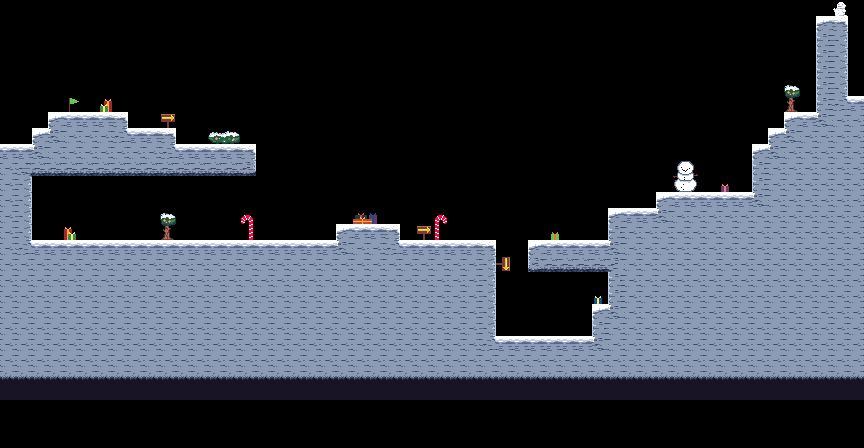

Tiled map render using the project's own tile images. Description and the whole map definition, tile-layer contents included, below:
An orthogonal 54x28 tile map with 16x16 px tiles, 2 tile layers (collisions, decor).

<map version="1.10" tiledversion="1.10.1" orientation="orthogonal" renderorder="right-down" width="54" height="28" tilewidth="16" tileheight="16" infinite="0" nextlayerid="3" nextobjectid="1">
 <tileset firstgid="1" source="penguinGaimTileset.tsx" />
 <layer id="1" name="collisions" width="54" height="28">
  <data encoding="csv">
0,0,0,0,0,0,0,0,0,0,0,0,0,0,0,0,0,0,0,0,0,0,0,0,0,0,0,0,0,0,0,0,0,0,0,0,0,0,0,0,0,0,0,0,0,0,0,0,0,0,0,0,0,0,
0,0,0,0,0,0,0,0,0,0,0,0,0,0,0,0,0,0,0,0,0,0,0,0,0,0,0,0,0,0,0,0,0,0,0,0,0,0,0,0,0,0,0,0,0,0,0,0,0,0,0,1,3,0,
0,0,0,0,0,0,0,0,0,0,0,0,0,0,0,0,0,0,0,0,0,0,0,0,0,0,0,0,0,0,0,0,0,0,0,0,0,0,0,0,0,0,0,0,0,0,0,0,0,0,0,11,13,0,
0,0,0,0,0,0,0,0,0,0,0,0,0,0,0,0,0,0,0,0,0,0,0,0,0,0,0,0,0,0,0,0,0,0,0,0,0,0,0,0,0,0,0,0,0,0,0,0,0,0,0,11,13,0,
0,0,0,0,0,0,0,0,0,0,0,0,0,0,0,0,0,0,0,0,0,0,0,0,0,0,0,0,0,0,0,0,0,0,0,0,0,0,0,0,0,0,0,0,0,0,0,0,0,0,0,11,13,0,
0,0,0,0,0,0,0,0,0,0,0,0,0,0,0,0,0,0,0,0,0,0,0,0,0,0,0,0,0,0,0,0,0,0,0,0,0,0,0,0,0,0,0,0,0,0,0,0,0,0,0,11,13,0,
0,0,0,0,0,0,0,0,0,0,0,0,0,0,0,0,0,0,0,0,0,0,0,0,0,0,0,0,0,0,0,0,0,0,0,0,0,0,0,0,0,0,0,0,0,0,0,0,0,0,0,11,41,2,
0,0,0,1,2,2,2,3,0,0,0,0,0,0,0,0,0,0,0,0,0,0,0,0,0,0,0,0,0,0,0,0,0,0,0,0,0,0,0,0,0,0,0,0,0,0,0,0,0,1,2,42,12,12,
0,0,1,42,12,12,12,41,2,2,3,0,0,0,0,0,0,0,0,0,0,0,0,0,0,0,0,0,0,0,0,0,0,0,0,0,0,0,0,0,0,0,0,0,0,0,0,0,1,42,12,12,12,12,
2,2,42,12,12,12,12,12,12,12,41,2,2,2,2,3,0,0,0,0,0,0,0,0,0,0,0,0,0,0,0,0,0,0,0,0,0,0,0,0,0,0,0,0,0,0,0,1,42,12,12,12,12,12,
12,31,22,22,22,22,22,22,22,22,22,22,22,22,22,23,0,0,0,0,0,0,0,0,0,0,0,0,0,0,0,0,0,0,0,0,0,0,0,0,0,0,0,0,0,0,0,11,12,12,12,12,12,12,
12,13,0,0,0,0,0,0,0,0,0,0,0,0,0,0,0,0,0,0,0,0,0,0,0,0,0,0,0,0,0,0,0,0,0,0,0,0,0,0,0,0,0,0,0,0,0,11,12,12,12,12,12,12,
12,13,0,0,0,0,0,0,0,0,0,0,0,0,0,0,0,0,0,0,0,0,0,0,0,0,0,0,0,0,0,0,0,0,0,0,0,0,0,0,0,1,2,2,2,2,2,42,12,12,12,12,12,12,
12,13,0,0,0,0,0,0,0,0,0,0,0,0,0,0,0,0,0,0,0,0,0,0,0,0,0,0,0,0,0,0,0,0,0,0,0,0,1,2,2,42,12,12,12,12,12,12,12,12,12,12,12,12,
12,13,0,0,0,0,0,0,0,0,0,0,0,0,0,0,0,0,0,0,0,1,2,2,3,0,0,0,0,0,0,0,0,0,0,0,0,0,11,12,12,12,12,12,12,12,12,12,12,12,12,12,12,12,
12,41,2,2,2,2,2,2,2,2,2,2,2,2,2,2,2,2,2,2,2,42,12,12,41,2,2,2,2,2,3,0,0,1,2,2,2,2,42,12,12,12,12,12,12,12,12,12,12,12,12,12,12,12,
12,12,12,12,12,12,12,12,12,12,12,12,12,12,12,12,12,12,12,12,12,12,12,12,12,12,12,12,12,12,13,0,0,21,22,22,22,22,32,12,12,12,12,12,12,12,12,12,12,12,12,12,12,12,
12,12,12,12,12,12,12,12,12,12,12,12,12,12,12,12,12,12,12,12,12,12,12,12,12,12,12,12,12,12,13,0,0,0,0,0,0,0,11,12,12,12,12,12,12,12,12,12,12,12,12,12,12,12,
12,12,12,12,12,12,12,12,12,12,12,12,12,12,12,12,12,12,12,12,12,12,12,12,12,12,12,12,12,12,13,0,0,0,0,0,0,0,11,12,12,12,12,12,12,12,12,12,12,12,12,12,12,12,
12,12,12,12,12,12,12,12,12,12,12,12,12,12,12,12,12,12,12,12,12,12,12,12,12,12,12,12,12,12,13,0,0,0,0,0,0,1,42,12,12,12,12,12,12,12,12,12,12,12,12,12,12,12,
12,12,12,12,12,12,12,12,12,12,12,12,12,12,12,12,12,12,12,12,12,12,12,12,12,12,12,12,12,12,13,0,0,0,0,0,0,11,12,12,12,12,12,12,12,12,12,12,12,12,12,12,12,12,
12,12,12,12,12,12,12,12,12,12,12,12,12,12,12,12,12,12,12,12,12,12,12,12,12,12,12,12,12,12,41,2,2,2,2,2,2,42,12,12,12,12,12,12,12,12,12,12,12,12,12,12,12,12,
12,12,12,12,12,12,12,12,12,12,12,12,12,12,12,12,12,12,12,12,12,12,12,12,12,12,12,12,12,12,12,12,12,12,12,12,12,12,12,12,12,12,12,12,12,12,12,12,12,12,12,12,12,12,
0,0,0,0,0,0,0,0,0,0,0,0,0,0,0,0,0,0,0,0,0,0,0,0,0,0,0,0,0,0,0,0,0,0,0,0,0,0,0,0,0,0,0,0,0,0,0,0,0,0,0,0,0,0,
0,0,0,0,0,0,0,0,0,0,0,0,0,0,0,0,0,0,0,0,0,0,0,0,0,0,0,0,0,0,0,0,0,0,0,0,0,0,0,0,0,0,0,0,0,0,0,0,0,0,0,0,0,0,
0,0,0,0,0,0,0,0,0,0,0,0,0,0,0,0,0,0,0,0,0,0,0,0,0,0,0,0,0,0,0,0,0,0,0,0,0,0,0,0,0,0,0,0,0,0,0,0,0,0,0,0,0,0,
0,0,0,0,0,0,0,0,0,0,0,0,0,0,0,0,0,0,0,0,0,0,0,0,0,0,0,0,0,0,0,0,0,0,0,0,0,0,0,0,0,0,0,0,0,0,0,0,0,0,0,0,0,0,
0,0,0,0,0,0,0,0,0,0,0,0,0,0,0,0,0,0,0,0,0,0,0,0,0,0,0,0,0,0,0,0,0,0,0,0,0,0,0,0,0,0,0,0,0,0,0,0,0,0,0,0,0,0
</data>
 </layer>
 <layer id="2" name="decor" width="54" height="28">
  <data encoding="csv">
0,0,0,0,0,0,0,0,0,0,0,0,0,0,0,0,0,0,0,0,0,0,0,0,0,0,0,0,0,0,0,0,0,0,0,0,0,0,0,0,0,0,0,0,0,0,0,0,0,0,0,0,33,0,
0,0,0,0,0,0,0,0,0,0,0,0,0,0,0,0,0,0,0,0,0,0,0,0,0,0,0,0,0,0,0,0,0,0,0,0,0,0,0,0,0,0,0,0,0,0,0,0,0,0,0,0,0,0,
0,0,0,0,0,0,0,0,0,0,0,0,0,0,0,0,0,0,0,0,0,0,0,0,0,0,0,0,0,0,0,0,0,0,0,0,0,0,0,0,0,0,0,0,0,0,0,0,0,0,0,0,0,0,
0,0,0,0,0,0,0,0,0,0,0,0,0,0,0,0,0,0,0,0,0,0,0,0,0,0,0,0,0,0,0,0,0,0,0,0,0,0,0,0,0,0,0,0,0,0,0,0,0,0,0,0,0,0,
0,0,0,0,0,0,0,0,0,0,0,0,0,0,0,0,0,0,0,0,0,0,0,0,0,0,0,0,0,0,0,0,0,0,0,0,0,0,0,0,0,0,0,0,0,0,0,0,0,0,0,0,0,0,
0,0,0,0,0,0,0,0,0,0,0,0,0,0,0,0,0,0,0,0,0,0,0,0,0,0,0,0,0,0,0,0,0,0,0,0,0,0,0,0,0,0,0,0,0,0,0,0,0,28,0,0,0,0,
0,0,0,0,43,0,6,0,0,0,0,0,0,0,0,0,0,0,0,0,0,0,0,0,0,0,0,0,0,0,0,0,0,0,0,0,0,0,0,0,0,0,0,0,0,0,0,0,0,38,0,0,0,0,
0,0,0,0,0,0,0,0,0,0,24,0,0,0,0,0,0,0,0,0,0,0,0,0,0,0,0,0,0,0,0,0,0,0,0,0,0,0,0,0,0,0,0,0,0,0,0,0,0,0,0,0,0,0,
0,0,0,0,0,0,0,0,0,0,0,0,0,17,18,0,0,0,0,0,0,0,0,0,0,0,0,0,0,0,0,0,0,0,0,0,0,0,0,0,0,0,0,0,0,0,0,0,0,0,0,0,0,0,
0,0,0,0,0,0,0,0,0,0,0,0,0,0,0,0,0,0,0,0,0,0,0,0,0,0,0,0,0,0,0,0,0,0,0,0,0,0,0,0,0,0,0,0,0,0,0,0,0,0,0,0,0,0,
0,0,0,0,0,0,0,0,0,0,0,0,0,0,0,0,0,0,0,0,0,0,0,0,0,0,0,0,0,0,0,0,0,0,0,0,0,0,0,0,0,0,29,30,0,0,0,0,0,0,0,0,0,0,
0,0,0,0,0,0,0,0,0,0,0,0,0,0,0,0,0,0,0,0,0,0,0,0,0,0,0,0,0,0,0,0,0,0,0,0,0,0,0,0,0,0,39,40,0,50,0,0,0,0,0,0,0,0,
0,0,0,0,0,0,0,0,0,0,0,0,0,0,0,0,0,0,0,0,0,0,0,0,0,0,0,0,0,0,0,0,0,0,0,0,0,0,0,0,0,0,0,0,0,0,0,0,0,0,0,0,0,0,
0,0,0,0,0,0,0,0,0,0,28,0,0,0,0,34,0,0,0,0,0,0,15,16,0,0,0,2147483682,0,0,0,0,0,0,0,0,0,0,0,0,0,0,0,0,0,0,0,0,0,0,0,0,0,0,
0,0,0,0,2147483654,0,0,0,0,0,38,0,0,0,0,44,0,0,0,0,0,0,0,0,0,0,24,2147483692,0,0,0,0,0,0,49,0,0,0,0,0,0,0,0,0,0,0,0,0,0,0,0,0,0,0,
0,0,0,0,0,0,0,0,0,0,0,0,0,0,0,0,0,0,0,0,0,0,0,0,0,0,0,0,0,0,0,0,0,0,0,0,0,0,0,0,0,0,0,0,0,0,0,0,0,0,0,0,0,0,
0,0,0,0,0,0,0,0,0,0,0,0,0,0,0,0,0,0,0,0,0,0,0,0,0,0,0,0,0,0,0,2684354584,0,0,0,0,0,0,0,0,0,0,0,0,0,0,0,0,0,0,0,0,0,0,
0,0,0,0,0,0,0,0,0,0,0,0,0,0,0,0,0,0,0,0,0,0,0,0,0,0,0,0,0,0,0,0,0,0,0,0,0,0,0,0,0,0,0,0,0,0,0,0,0,0,0,0,0,0,
0,0,0,0,0,0,0,0,0,0,0,0,0,0,0,0,0,0,0,0,0,0,0,0,0,0,0,0,0,0,0,0,0,0,0,0,0,5,0,0,0,0,0,0,0,0,0,0,0,0,0,0,0,0,
0,0,0,0,0,0,0,0,0,0,0,0,0,0,0,0,0,0,0,0,0,0,0,0,0,0,0,0,0,0,0,0,0,0,0,0,0,0,0,0,0,0,0,0,0,0,0,0,0,0,0,0,0,0,
0,0,0,0,0,0,0,0,0,0,0,0,0,0,0,0,0,0,0,0,0,0,0,0,0,0,0,0,0,0,0,0,0,0,0,0,0,0,0,0,0,0,0,0,0,0,0,0,0,0,0,0,0,0,
0,0,0,0,0,0,0,0,0,0,0,0,0,0,0,0,0,0,0,0,0,0,0,0,0,0,0,0,0,0,0,0,0,0,0,0,0,0,0,0,0,0,0,0,0,0,0,0,0,0,0,0,0,0,
0,0,0,0,0,0,0,0,0,0,0,0,0,0,0,0,0,0,0,0,0,0,0,0,0,0,0,0,0,0,0,0,0,0,0,0,0,0,0,0,0,0,0,0,0,0,0,0,0,0,0,0,0,0,
4,4,4,4,4,4,4,4,4,4,4,4,4,4,4,4,4,4,4,4,4,4,4,4,4,4,4,4,4,4,4,4,4,4,4,4,4,4,4,4,4,4,4,4,4,4,4,4,4,4,4,4,4,4,
14,14,14,14,14,14,14,14,14,14,14,14,14,14,14,14,14,14,14,14,14,14,14,14,14,14,14,14,14,14,14,14,14,14,14,14,14,14,14,14,14,14,14,14,14,14,14,14,14,14,14,14,14,14,
0,0,0,0,0,0,0,0,0,0,0,0,0,0,0,0,0,0,0,0,0,0,0,0,0,0,0,0,0,0,0,0,0,0,0,0,0,0,0,0,0,0,0,0,0,0,0,0,0,0,0,0,0,0,
0,0,0,0,0,0,0,0,0,0,0,0,0,0,0,0,0,0,0,0,0,0,0,0,0,0,0,0,0,0,0,0,0,0,0,0,0,0,0,0,0,0,0,0,0,0,0,0,0,0,0,0,0,0,
0,0,0,0,0,0,0,0,0,0,0,0,0,0,0,0,0,0,0,0,0,0,0,0,0,0,0,0,0,0,0,0,0,0,0,0,0,0,0,0,0,0,0,0,0,0,0,0,0,0,0,0,0,0
</data>
 </layer>
</map>
